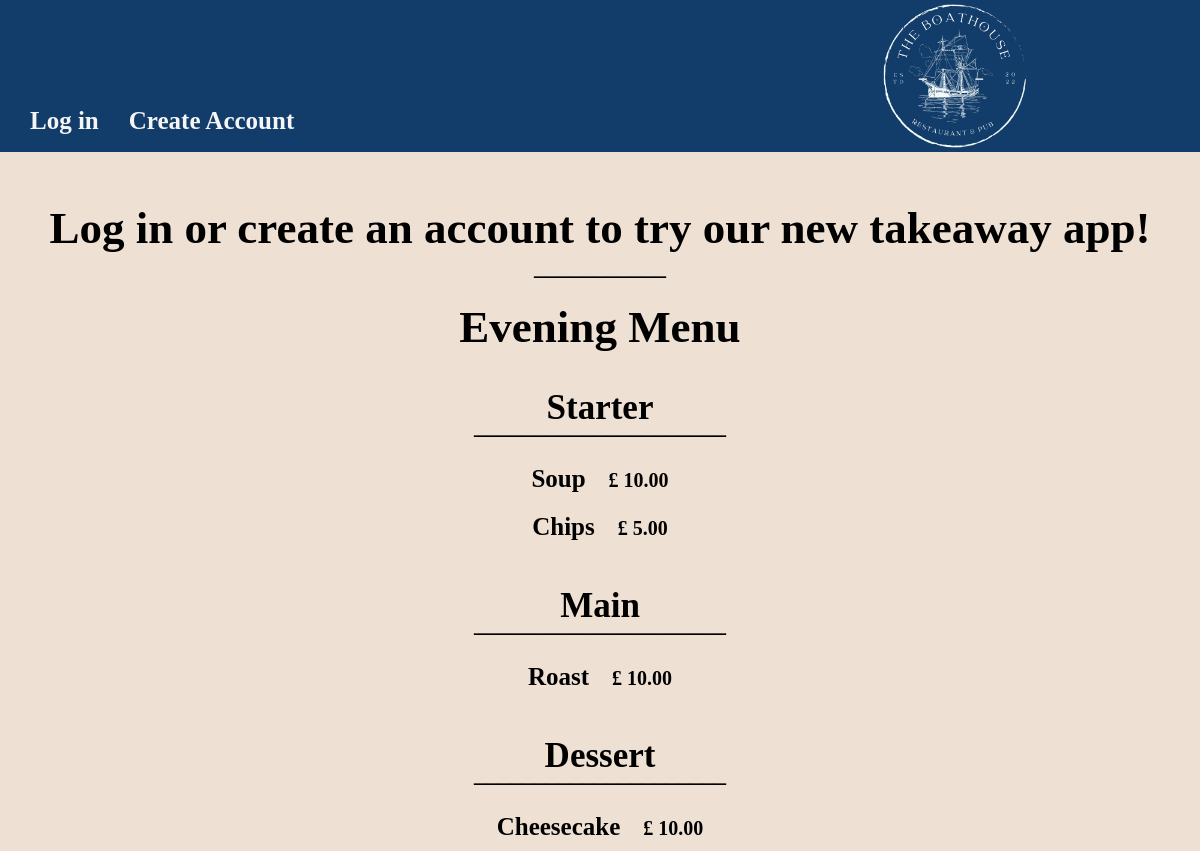
The app's page /, older data.
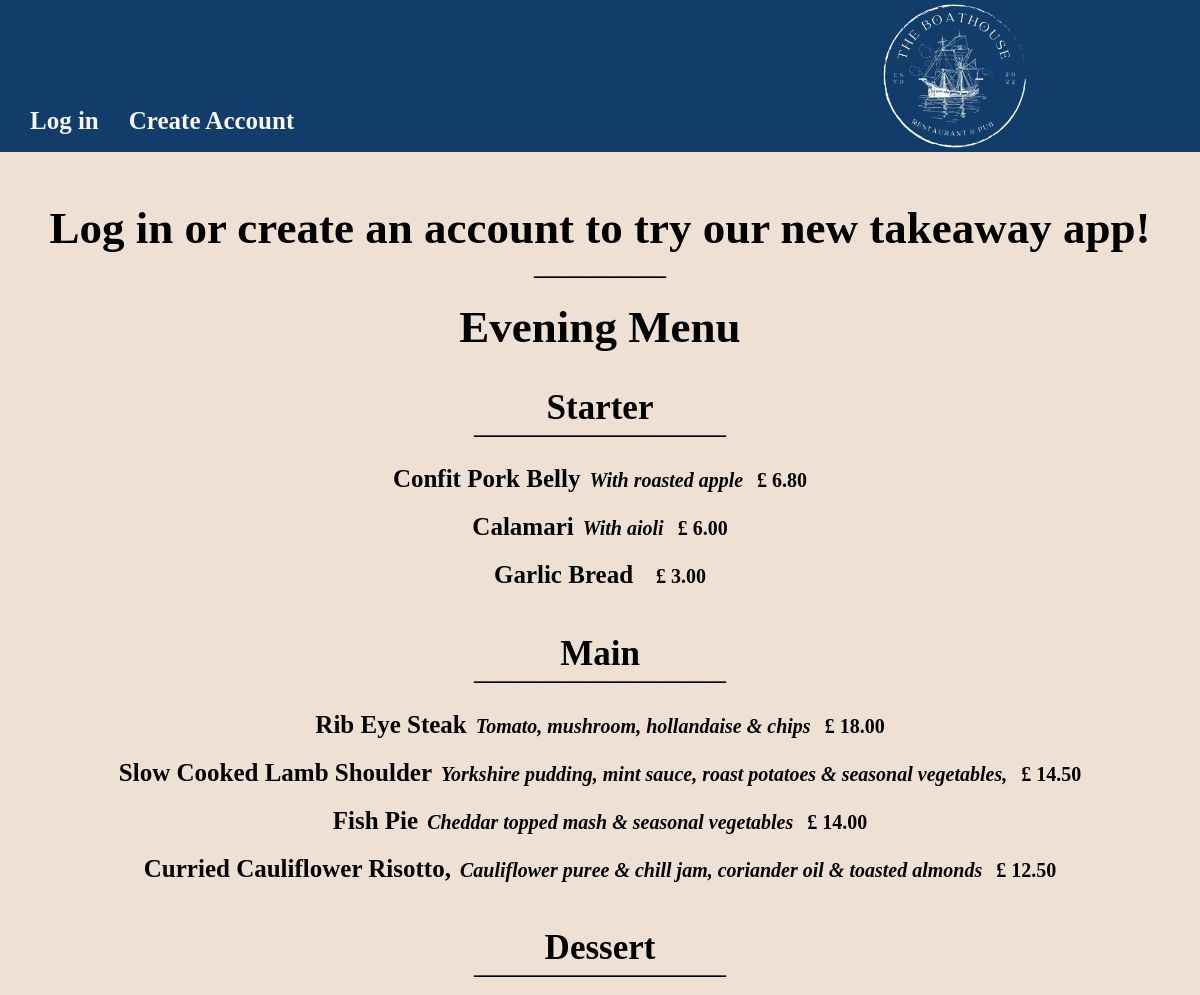
The same page, newer data.
### menu/models.py (models this page shows)
class Dish(models.Model):
    Empty = "EM"
    Starter = "ST"
    Main = "MA"
    Dessert = "DE"
    Meat = "ME"
    Fish = "FI"
    Vegetarian = "VE"
    course_type = [(Empty, " "), (Starter, "Starter"), (Main, "Main"), (Dessert, "Dessert")]
    dietry_type = [(Meat, "Meat"), (Fish, "Fish"), (Vegetarian, "Vegetarian")]
    course = models.CharField(max_length = 2, choices= course_type, default = "ST")
    name = models.CharField(max_length= 50, blank =True)
    descrip= models.CharField(max_length= 150, blank =True, verbose_name= "description")
    diet = models.CharField(max_length = 2, choices= dietry_type, blank = True)
    price = models.FloatField(validators=[MinValueValidator(0.00)], default=0.00)
    def __str__(self):
        return self.name

### menu/views.py (the view)
# urls.py: path("", views.HomeView.as_view(), name="home"),
class HomeView(ListView):
    model = Dish
    template_name = "menu/home.html"
    def get_queryset(self,):
        qs = super().get_queryset()
        return qs.order_by( Case(
                      When ( diet="ME", then=Value(0) ),
                      When ( diet="FI", then=Value(1)  ),
                      default = Value(2)
        )
        )

### menu/templatetags/auth_extras.py (called while the page is built)
@register.filter(name='has_group')
def has_group(user, group_name):
    return user.groups.filter(name=group_name).exists()

### menu/templates/menu/home.html (shortened to what this page needs)
<!DOCTYPE html>
{% extends 'menu/base.html' %}
{% block content %}
    <div class="menu_div">
        {% if request.user.is_authenticated %}
            <h1 class="menu_title">Welcome Back {{request.user.first_name}}</h1>
        {% else %}
            <h1 class="menu_title">Log in or create an account to try our new takeaway app!</h1>
        {% endif %}
        <h2>___________</h2>
        <h1 class="menu_title">Evening Menu</h1>
        <h2 class="course_title">Starter</h2>
        <h2 class="divider">_____________________</h2>
        {% for dish in object_list %}
            {% if dish.course == "ST" %}
                <div class="item_div">
                <h3 class = "item">{{dish}}</h3>
                <h3 class = "discrip">{{dish.descrip}}</h3>
                <h3 class = "price">£ {{dish.price|floatformat:2 }}</h3>
                </div>
            {% endif %}
        {% endfor %}
        <h2 class="course_title">Main</h2>
        <h2 class="divider">_____________________</h2>
        {% for dish in object_list %}
            {% if dish.course == "MA" %}
                <div class="item_div">
                <h3 class = "item">{{dish}}</h3>
                <h3 class = "discrip">{{dish.descrip}}</h3>
                <h3 class = "price">£ {{dish.price|floatformat:2 }}</h3>
                </div>
                {% endif %}
        {% endfor %}
        <h2 class="course_title">Dessert</h2>
        <h2 class="divider">_____________________</h2>
        {% for dish in object_list %}
            {% if dish.course == "DE" %}
                <div class="item_div">
                <h3 class = "item">{{dish}}</h3>
                <h3 class = "price">£ {{dish.price|floatformat:2 }}</h3>
                </div>
            {% endif %}
        {% endfor %}
    </div>
{% endblock %}

### menu/templates/menu/base.html (shortened to what this page needs)
<!DOCTYPE html>
{% load static %}
{% load auth_extras %}
<head>
</head>
<body>
    <link rel="stylesheet" href="{% static '/css/main.css' %}">
    <div class="topnav">
          {% if request.user.is_authenticated %}
            <div class = "logo_div">
          {% else %}
            <div class = "alt_div">
          {% endif %}
            <a href="{% url 'home' %}"><img class= "logo" src = '/static/images/boathouse_logo.png'></a>
            </div>
          {% if request.user.is_authenticated %}
            <div class = "logout_div">
                <a href="{% url 'logout' %}"><button class = "logout_button">Log Out</button></a>
            </div>
          {% else %}
            <a href="{% url 'login' %}">Log in</a><a href="{% url 'signup' %}">Create Account</a>
          {% endif %}
    </div>
    {% block content %}
    {% endblock %}
</body>

### static/css/main.css (style rules this page uses)
* { margin: 0; }
body { background-color: #eee1d4; }
a { margin-left: 30px; margin-top: 20px; padding-top: 20px; text-decoration: None; font-weight: bold; font-size: 25px; color: whitesmoke; }
.topnav { background-color: #123c69; text-align: left; margin-bottom: 50px; width: 100%; border: none; height: 150px; padding: 1px 0; Position:relative; }
.alt_div { width: auto; margin-left: 850px; }
.logo { max-width: 150px; border-radius: 5px; margin: auto; }
.menu_title { margin-top: 20px; font-size: 45px; }
.course_title { margin-top: 35px; font-size: 35px; }
.divider { margin-top: -15px; margin-bottom: 15px ; }
.menu_div { text-align: center; margin-top: 20px; }
.item_div { text-align: center; }
.item { display: inline-block; margin-top: 10px; margin-bottom: 10px; margin-right: 2.5px; font-size: 25px; }
.discrip { display: inline-block; margin-top: 10px; margin-bottom: 10px; margin-left: 2.5px; font-size: 20px; font-style: oblique; }
.price { display: inline-block; margin-top: 10px; margin-bottom: 10px; margin-left: 10px; font-size: 20px; }

Row changes from the older to the newer data that the page shows:
removed Dish: name "Soup", price "10.00", shown under "_____________________"
removed Dish: name "Chips", price "5.00", shown under "_____________________"
removed Dish: name "Roast", price "10.00", shown under "_____________________"
removed Dish: name "Cheesecake", price "10.00", shown under "_____________________"
added Dish: name "Confit Pork Belly", descrip "With roasted apple", price "6.80", shown under "_____________________"
added Dish: name "Calamari", descrip "With aioli", price "6.00", shown under "_____________________"
added Dish: name "Garlic Bread", price "3.00", shown under "_____________________"
added Dish: name "Rib Eye Steak", descrip "Tomato, mushroom, hollandaise & chips", price "18.00", shown under "_____________________"
added Dish: name "Slow Cooked Lamb Shoulder", descrip "Yorkshire pudding, mint sauce, roast potatoes & seasonal vegetables,", price "14.50", shown under "_____________________"
added Dish: name "Fish Pie", descrip "Cheddar topped mash & seasonal vegetables", price "14.00", shown under "_____________________"
added Dish: name "Curried Cauliflower Risotto,", descrip "Cauliflower puree & chill jam, coriander oil & toasted almonds", price "12.50", shown under "_____________________"
